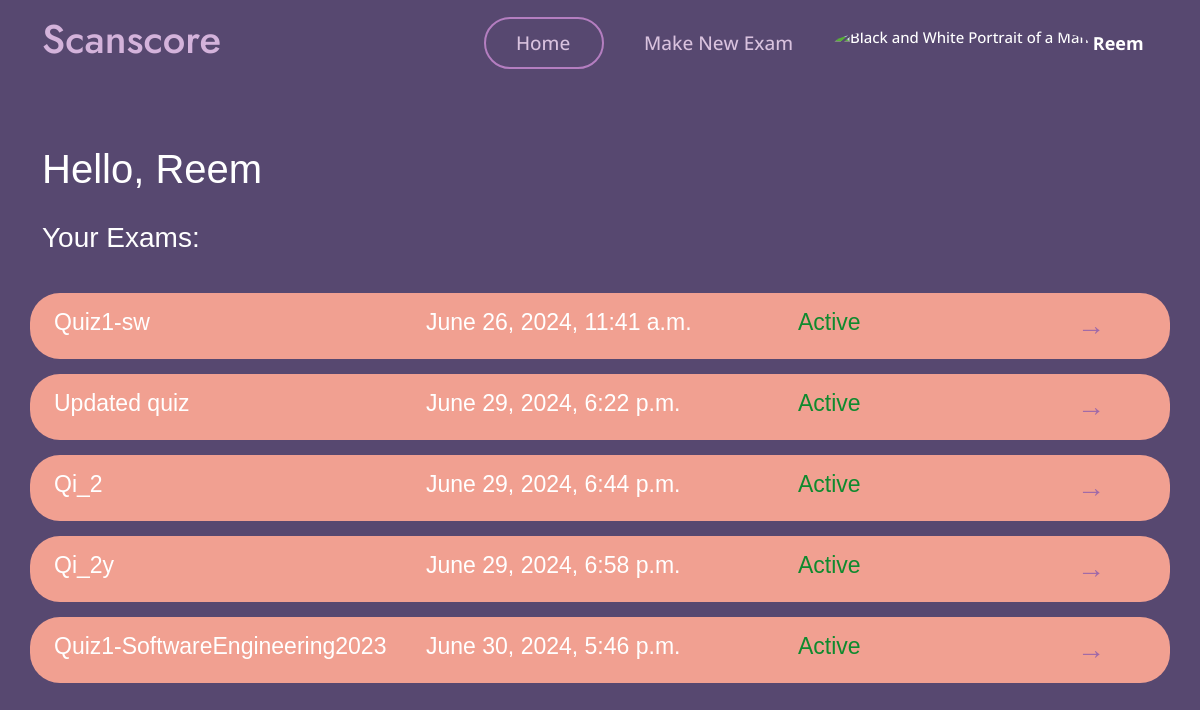
/teacher_dashboard/ (signed in), run on an earlier commit of the app's database.
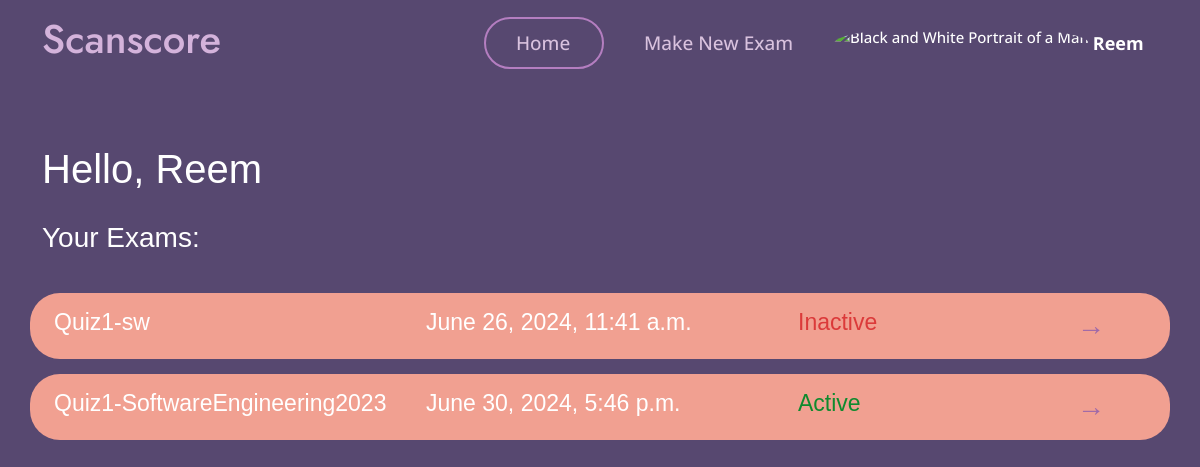
And on a later commit of the database.
### myapp/models.py (models this page shows)
class Exam(models.Model):
    name = models.CharField(max_length=100)
    teacher = models.ForeignKey(User, on_delete=models.CASCADE)
    question= models.TextField(max_length=10000)
    model_answer = models.TextField(max_length=10000)
    keywordsList = models.TextField(max_length=10000,null=True,blank=True)
    is_active = models.BooleanField(default=False)
    time_created = models.DateTimeField(auto_now_add=True)
    time_updated = models.DateTimeField(auto_now=True)
    ocr_graded = models.BooleanField(default=False)

### myapp/views.py (the view)
# urls.py: path('teacher_dashboard/', views.teacher_dashboard, name='teacher_dashboard'),
def teacher_dashboard(request):
    if not hasattr(request.user, 'teacher'): # Check if the user is a teacher
        return HttpResponseForbidden("You are not authorized to view this page.")
    exams = Exam.objects.filter(teacher=request.user)
    return render(request, 'myapp/teacher/teacher_dashboard.html', {'exams': exams})

### templates/myapp/teacher/teacher_dashboard.html (shortened to what this page needs)
{% load static %}
<!DOCTYPE html>
<html lang="en">
<head>
    <link href="{% static 'vendor/aos/aos.css' %}" rel="stylesheet">
    <link href="{% static 'vendor/bootstrap/css/bootstrap.min.css' %}" rel="stylesheet">
    <link href="{% static 'vendor/bootstrap-icons/bootstrap-icons.css' %}" rel="stylesheet">
    <link href="{% static 'vendor/boxicons/css/boxicons.min.css' %}" rel="stylesheet">
    <link href="{% static 'vendor/glightbox/css/glightbox.min.css' %}" rel="stylesheet">
    <link href="{% static 'vendor/remixicon/remixicon.css' %}" rel="stylesheet">
    <link href="{% static 'vendor/swiper/swiper-bundle.min.css' %}" rel="stylesheet">
    <link href="{% static 'css/main.css' %}" rel="stylesheet">
    <link href="{% static 'css/style.css' %}" rel="stylesheet">
</head>
<body>
    <header id="header" class="fixed-top">
        <div class="container d-flex align-items-center justify-content-between">
            <h1 class="me-auto"><a href="{% url 'teacher_dashboard' %}" style="color: #d4b3db;" id="scan">Scanscore</a>
            </h1>
            <nav id="navbar" class="navbar order-last order-lg-0">
                <ul>
                    <li><a class="nav-link scrollto active Active" href="{% url 'teacher_dashboard' %}"
                            id="home">Home</a>
                    </li>
                    <li><a class="nav-link scrollto" href="{% url 'create_exam' %}" id="makenew">Make New Exam</a></li>
                    <li class="dropdown">
                        <a href="#">
                            <img src="{% static 'img/unknown_user.jpg' %}" class="rounded-circle" height="35"
                                alt="Black and White Portrait of a Man" loading="lazy" id="img_pro" />
                            <strong class="d-none d-sm-block ms-1" id="username">{{ user.first_name }}</strong>
                            <i class="bi bi-chevron-down" id="arrow_pro"></i>
                        </a>
                    </li>
                </ul>
            </nav>
        </div>
    </header>
    <section style="text-align: left;font-family: Arial, Helvetica, sans-serif; background: transparent;">
        <div class="container">
            {% block content %}
            <h1 id="hello"
                style="font-family: 'Trebuchet MS', 'Lucida Sans Unicode', 'Lucida Grande', 'Lucida Sans', Arial, sans-serif;color: white;margin-top: 15px;">
                Hello, {{ user.first_name }}
            </h1>
            <h3 style="font-family: 'Trebuchet MS', 'Lucida Sans Unicode', 'Lucida Grande', 'Lucida Sans', Arial, sans-serif;color: white;position: relative;
  top: 20px;" id="your_exam">
                Your Exams:</h3>
            <div class="exam-list">
                {% for exam in exams %}
                <div class="row exam-item" id="exam-list">
                    <div class="col-md-4 col-12">{{ exam.name }}</div>
                    <div class="col-md-4 col-12">{{ exam.time_created }}</div>
                    <div class="col-md-3 col-10">
                        {% if exam.is_active %}
                        <span class="active act_class" id="act" style="color:#0f8a2e">Active</span>
                        {% else %}
                        <span class="inactive act_class" id="inact" style="color:#db3a3a">Inactive</span>
                        {% endif %}
                    </div>
                    <a href="{% url 'view_exam_teacher' exam.id %}" class="col-md-1 col-2" id="arrow-dir">→</a>
                </div>
                {% empty %}
                <div style="text-align: center;">
                    <h2 style="padding-left: 15px;">No exams created yet.</h2>
                </div>
                {% endfor %}
            </div>
            {% endblock %}
        </div>
    </section>
</body>
</html>

What changed in the data, as far as the page shows it:
removed Exam: name "Updated quiz", time_created "June 29, 2024, 6:22 p.m.", is_active "Active"
removed Exam: name "Qi_2", time_created "June 29, 2024, 6:44 p.m.", is_active "Active"
removed Exam: name "Qi_2y", time_created "June 29, 2024, 6:58 p.m.", is_active "Active"
changed Exam "Quiz1-sw": is_active "Active" → "Inactive"
